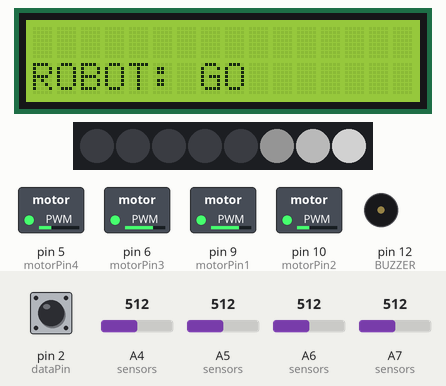
The sketch below on a simulated Arduino Mega 2560, built with avr-gcc and run on an emulated ATmega2560. Parts: 16×2 character LCD, 8 RGB LEDs in strip order, left to right, switched loads named in the sketch (green lamp = pin HIGH), buzzer (waves = sounding). Inputs (shaded band) come from the test bench; at power-on: A4 (sensors) = 512, A5 (sensors) = 512, A6 (sensors) = 512, pin 2 (dataPin) HIGH, A7 (sensors) = 512. Dim RGB values are drawn brighter than linear; random numbers use the default seed unless the sketch sets one; pins used as bus, display or sensor lines are not drawn; what the sketch prints to the serial monitor is not drawn.

Above: at 2.4 s.
2.5 s: A4 (sensors) set to 43
At 3.25 s:
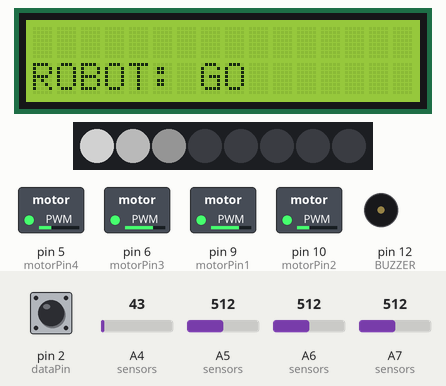
4.6 s: A4 (sensors) set to 37
6.1 s: A5 (sensors) set to 104
9.1 s: A5 (sensors) set to 87
At 9.93 s:
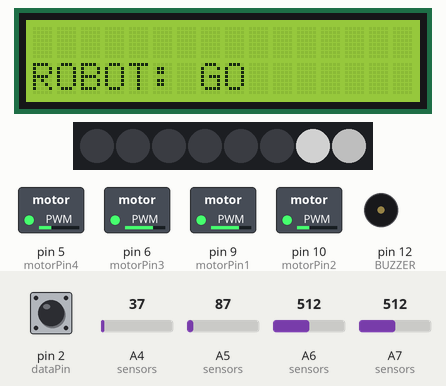
10.9 s: A6 (sensors) set to 111
13.9 s: A6 (sensors) set to 95
At 14.34 s:
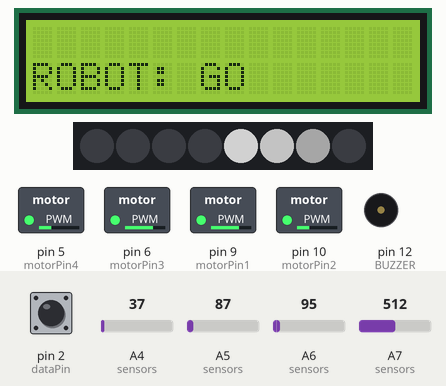
At 21.1 s:
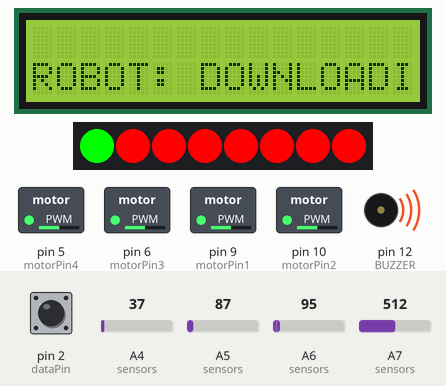
Timing chart, 0 to 23.5 s (numbered marks = the images above; inputs shaded):
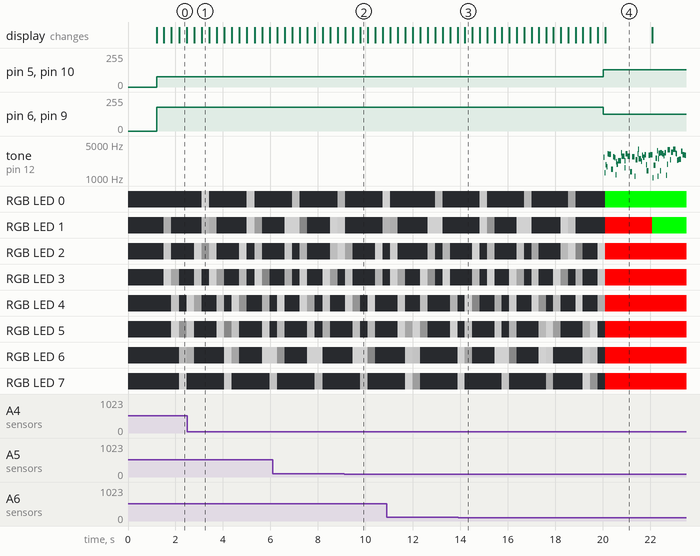

The sketch:

robot_01.ino
```cpp
#include "steer.h"
#include "lcd.h"
#include "lineFollower.h"
//#include "CmdMessenger.h" // CmdMessenger
// estados de control general del robot
#define GO          1 // el robot avanza - usa el lineFollower
#define DOWNLOADING 2
#define WAITING     4
int action = GO;


unsigned long pFrameTime = 0; //
int frameRate = 20;
#include "download.h" // este archivo usa las variables anterios de tiempo... ^^^

volatile int transmit = 0;
unsigned long nextUpdate = 20E3;
unsigned long timeout = 20E3;
unsigned long timeToSwitchState = 20E3;

void interr()
{
  transmit = !transmit; // digitalRead(2);
}

// This will run only one time.
void setup()
{
  Serial.begin(9600);
  lineFollowerSetup();
  steerSetup();
  lcdSetup();
  downloadSetup();
  pinMode(dataPin, INPUT);
  attachInterrupt(0, interr, FALLING);
  silence();
}

void loop()
{
  delay(1); // gano tiempo...
  // ------------------------------------
  // Process incoming serial data, and perform callbacks
  unsigned long currentTime = millis();

  readSensors();
  updateSensors();
	//status = B00001111; //harcodeo el sensor

  if (status == B00001111)
    // encontró un blanco, hasta que no encuentra una linea completa no para)
  pathFinding(); // interrumpe -- usa while!
  if ((currentTime - pFrameTime) >= frameRate)
  {
    pFrameTime = currentTime;
    switch (action)
    {
      case GO:
      {
        lcdPrintCommand("ROBOT: GO");
        playKit();
        robotWalk();

        if (currentTime >= timeToSwitchState)
        {
          drive(0,0);
          run();
          action = DOWNLOADING;
        }

        break;
      }
      case DOWNLOADING:
      {
        lcdPrintCommand("ROBOT: DOWNLOADING");
        playSound();
        if(playDownloading(currentTime)){
          currentTime = millis();
          timeToSwitchState = currentTime + random(timeout); // set up the next timeout period
          action = WAITING;
        };
        break;
      }
      case WAITING:
      {
        lcdPrintCommand("ROBOT: WAITING");
        if (currentTime >= timeToSwitchState)
        {
          currentTime = millis();
          timeToSwitchState = currentTime + timeout + random(timeout); // set up the next timeout period
          action = GO;
        }
        playInout(currentTime);
        break;
      }
    }
  }
}

void pathFinding()
{
  int turn;
  turn = random(1000) < 500? 1:-1;
  while (status != B00000000)
  {
    rotate(turn, med);
    run();
    readSensors();
    updateSensors();
  }
}

void robotWalk()
{
  switch (status)
  {
    // AVANZA
    case B00001001:
      drive(med, 0);
      run();
      break;
    case B00001101:
      drive(med, 0);
      run();
      break;
    case B00001011:
      drive(med, 0);
      run();
      break;
    case B00000000:
      drive(med, 0);
      run();
      break;
      // COMPENSACION A LA IZQUIERDA
      case B00001000:// me estoy saliendo a la derecha.
      motors(-med, med);
      run();
      break;
      case B00001100:// me estoy saliendo a la derecha poquito.
      motors(-med, med);
      run();
      break;
      case B00001110:// me estoy saliendo a la derecha mucho.
      motors(-med, med);
      run();
      break;
      // COMPENSACION A LA DERECHA
      case B00000001:// me estoy saliendo a la izquierda.
      motors(med, -med);
      run();
      break;
      case B00000011:// me estoy saliendo a la izquierda poquito.
      motors(med, -med);
      run();
      break;
      case B00000111:// me estoy saliendo a la izquierda mucho.
      motors(med, -med);
      run();
      break;
      default://
      motors(0, 0);
      run();
      break;
  }
}
```

download.h
```cpp
#include <Adafruit_NeoPixel.h>
#ifdef __AVR__
#include <avr/power.h>
#include "pinDefinition.h"
#endif


Adafruit_NeoPixel pixels = Adafruit_NeoPixel(NUMPIXELS, LEDS_PIN, NEO_GRB + NEO_KHZ800);


void downloadSetup() {
  // put your setup code here, to run once:
  pinMode(BUZZER, OUTPUT);
  noTone(BUZZER);
  digitalWrite(BUZZER, HIGH); // pongo el pin en alto porque el buzzer esta conectado a 5V.
  pixels.begin(); // This initializes the NeoPixel library.
  // Serial.begin(115200);
}


// funciones de los leds

int ledsbuffer[NUMPIXELS];
unsigned long pLedUpdate = 0;        // will store last time LED was updated
unsigned int currentLed = 0;
int delayVal = 120;
int dir = 1;

void playKit() {
  if ((millis() - pLedUpdate) >= delayVal) {
    pLedUpdate = millis();
    currentLed = (currentLed + dir);
    dir = currentLed > 0 & currentLed < (NUMPIXELS - 1) ? dir : dir * -1;  // ida y vuelta
  }

  for (int i = 0; i < NUMPIXELS; i++) {
    if (i == currentLed) {
      ledsbuffer[i] = 120;
    } else {
//      Serial.println(ledsbuffer[i]);
      ledsbuffer[i] = constrain(ledsbuffer[i] - 10, 0, 255);;

    }
    pixels.setPixelColor(i, pixels.Color(ledsbuffer[i], ledsbuffer[i], ledsbuffer[i])); // Moderately bright green color.

  }
  pixels.show(); // This sends the updated pixel color to the hardware.

}

boolean showEmpty()
{
  currentLed = 0;
  dir = 1;

  for (int i = 0; i < NUMPIXELS; i++) {
    ledsbuffer[i] = 0;
    pixels.setPixelColor(i, pixels.Color(255, 0, 0)); // Moderately bright green color.
  }
  pixels.show();
  return true;
}

void reset(){
  currentLed = 0;
  dir = 1;
  for (int i = 0; i < NUMPIXELS; i++) {
    ledsbuffer[i] = 0;
    pixels.setPixelColor(i, pixels.Color(ledsbuffer[i], ledsbuffer[i],ledsbuffer[i])); // Moderately bright green color.
  }
  pixels.show();
}

void silence()
{
  noTone(BUZZER);
  digitalWrite(BUZZER, HIGH); // pongo el pin en alto porque el buzzer esta conectado a 5V.
}

boolean ledsReseted = false;
unsigned long downloadingSpeed = 2E3;

boolean playDownloading(unsigned long currentTime) {
  if(!ledsReseted){
    ledsReseted = showEmpty();
    Serial.println("reseting leds");
  }else{
    for (int i = 0; i < NUMPIXELS; i++) {
      if (i == currentLed) {
        pixels.setPixelColor(i, pixels.Color(0, 255, 0)); // Moderately bright green color.
      }
    }
    pixels.show(); // This sends the updated pixel color to the hardware.

    if ((currentTime - pLedUpdate) >= downloadingSpeed) {
      pLedUpdate = currentTime;
      currentLed ++;
      if(currentLed >= NUMPIXELS){
        action = WAITING;
        ledsReseted = false;
        reset();
        silence();
        // nextUpdate = currentTime + 5E3;
        delay(1000);
        return true;
      }
    }
  }
  return false;
}

int fadevalue = 0;
int fadetime = 20;
int fadedir = 1;

void playInout(unsigned long currentTime)
{
    for (int i = 0; i < NUMPIXELS; i++) {
        pixels.setPixelColor(i, pixels.Color(fadevalue, fadevalue, fadevalue)); // Moderately bright green color.
    }

    pixels.show(); // This sends the updated pixel color to the hardware.

    if ((currentTime - pLedUpdate) >= fadetime) {
      fadevalue = constrain(fadevalue + 16 * fadedir, 0, 255);
      fadedir = fadevalue <= 0 | fadevalue >= 255 ? fadedir * -1 : fadedir;
    }

}


// funciones del sonido.
// SONIDO

unsigned long previousOn = 0;        // will store last time LED was updated
unsigned long onInterval = 1000;
unsigned long previousOff = 0;
unsigned long offInterval = 1000;

void playSound() {
  unsigned long currentMillis = millis();

  if (currentMillis - previousOn >= onInterval) {
    onInterval = random(100);
    previousOn = currentMillis;
    tone(BUZZER, random(1000, 4000));
  }

  if (currentMillis - previousOff >= offInterval) {
    offInterval = 20 + random(1500);
    previousOff = currentMillis;
    tone(BUZZER, random(1000, 4000));
  }

}
```

lineFollower.h
```cpp
#include "Arduino.h"
#include "pinDefinition.h"


int sensors[] = {CNY_L1, CNY_L2, CNY_R2, CNY_R1};
int blackValue[sizeof(sensors)/sizeof(int)];
int sensorsValue[sizeof(sensors)/sizeof(int)];
byte status = 0;
int treshold = 32;

// const unsigned long factor = 8;
float factor = 0.85;
int ease(float current, float prev, float factor)
{
	return (unsigned int) (prev * factor) + (current * (1 - factor));
}

void calibrateSensors(){
	delay(100);
	for(int i = 0; i < sizeof(sensors)/sizeof(int); i++) {
		blackValue[i] = analogRead(sensors[i]);
		delay(10);
	}
}

void lineFollowerSetup()
{
	for(int i = 0; i < sizeof(sensors)/sizeof(int); i++) pinMode(sensors[i], INPUT);
	calibrateSensors();
}


void readSensors()
{
	for(int i = 0; i < sizeof(sensors)/sizeof(int); i++) {
		sensorsValue[i] = ease(analogRead(sensors[i]), sensorsValue[i], factor);
		Serial.print(sensorsValue[i]);
		Serial.print("\t");
	}

	Serial.println();
}

void updateSensors(){
	status = 0;
	// Serial.print('R');
	for(int i = 0; i < sizeof(sensors)/sizeof(int); i++){
		byte value = sensorsValue[i] > (blackValue[i] * 2) ? 1 : 0; // 0 estoy en la linea, 1 me sali
		status |= value << i;
		// Serial.print(value & B00000001);
	}
	// Serial.print('L');
	// Serial.println();


}
```

pinDefinition.h
```cpp
#include "Arduino.h"

#ifndef _PIN_DEFS_
#define _PIN_DEFS_

// PWM en mega del 0 al 13, 44, 45 y 46
// Motor A
const int motorPin1 = 9; // Pin 14 of L293
const int motorPin2 = 10; // Pin 10 of L293
// Motor B
const int motorPin3 = 6; // Pin  7 of L293
const int motorPin4 = 5; // Pin  2 of L293

const int BUZZER 	= 12;
const int LEDS_PIN  = 7;

const int LCD_D4 	= 22; // Violeta
const int LCD_D5 	= 24; // Gris
const int LCD_D6 	= 26; // Blanco
const int LCD_D7 	= 28; // Negro
const int LCD_RS 	= 30; // Verde
const int LCD_EN 	= 32; // Azul


const int dataPin = 2; // the number of the pushbutton pin


#define NUMPIXELS      8


const int SERIAL_1_RX = 19; // mal rotulado en mi placa mega

const int xjoy = A1;
const int yjoy = A0;
// SENSORES SEGUIDOR DE LINEA
// los sensores estan definidos viendo al robot desde arriba
// L1 L2 -- -- R2 R1
const int CNY_R1 = A4;
const int CNY_R2 = A5;
const int CNY_L2 = A6;
const int CNY_L1 = A7;


#endif
```

steer.h
```cpp
#include "Arduino.h"
#include "pinDefinition.h"
int xv = 0;
int yv = 0;
int medx = 0;
int medy = 0;
int maxx = 0;
int maxy = 0;
int m1 = 0;
int m2 = 0;
int m3 = 0;
int m4 = 0;
int rwheel = 0;
int lwheel = 0;

int slow = 250;
int med = 400;
int full = 1000;

void steerSetup()
{
	// Set pins as outputs
	pinMode(motorPin1, OUTPUT);
	pinMode(motorPin2, OUTPUT);
	pinMode(motorPin3, OUTPUT);
	pinMode(motorPin4, OUTPUT);
	pinMode(xjoy, INPUT);
	pinMode(yjoy, INPUT);
	pinMode(A2, INPUT_PULLUP);
	delay(1000); // dice el manual sobre usar analog como input.
	medx = analogRead(xjoy); // el joystick por default está en el medio
	medy = analogRead(yjoy);
	maxx = medx * 2;
	maxy = medy * 2;
}

void motors(int m1, int m2)
{
	lwheel = m1; // (-yv + xv);
	rwheel = m2; // (-yv - xv);
}

// (-Y + X) / 1000.0
// (-Y - X) / 1000.0
void joy()
{
	xv = constrain(map(analogRead(xjoy), 0, maxx, -1000, 1000), -1000, 1000);
	yv = constrain(map(analogRead(yjoy), 0, maxy, 1000, -1000), -1000, 1000);
	motors(-yv + xv, -yv - xv); // diferencial
}

// ----------------------------------------
// control del robot.
// ----------------------------------------
void drive(int fb, int lr)
{
	xv = lr;
	yv = -fb;
	motors(-yv + xv, -yv - xv); // diferencial
}

void rotate(int turn, int speed){
  motors(turn * speed, turn * -speed);
}

void stop(){
	drive(0,0);
}

// ----------------------------------------


void run()
{
	m1 = map(lwheel, -1000, 1000, 0, 255);
	m2 = map(lwheel, -1000, 1000, 255, 0);
	m3 = map(rwheel, -1000, 1000, 0, 255);
	m4 = map(rwheel, -1000, 1000, 255, 0);
	// Serial.print(m1);
	// Serial.print('\t');
	// Serial.print(m2);
	// Serial.print('\t');
	// Serial.print(m3);
	// Serial.print('\t');
	// Serial.print(m4);
	// Serial.print('\n');
	analogWrite(motorPin1, m1);
	analogWrite(motorPin2, m2);
	analogWrite(motorPin3, m3);
	analogWrite(motorPin4, m4);
}

void testSequence2()
{
	drive(1000, 0);
	run();
	delay(2000);
	drive(-1000, 0);
	run();
	delay(2000);
	drive(-500, 500);
	run();
	delay(2000);
	drive(-500, -500);
	run();
	delay(2000);
	drive(0, 0);
	run();
}

void testSequence()
{
	// Motor Control - Motor A: motorPin1,motorpin2 & Motor B: motorpin3,motorpin4
	// This code  will turn Motor A clockwise for 2 sec.
	analogWrite(motorPin1, 180);
	analogWrite(motorPin2, 0);
	analogWrite(motorPin3, 180);
	analogWrite(motorPin4, 0);
	delay(5000);
	// This code will turn Motor A counter-clockwise for 2 sec.
	analogWrite(motorPin1, 0);
	analogWrite(motorPin2, 180);
	analogWrite(motorPin3, 0);
	analogWrite(motorPin4, 180);
	delay(5000);
	// This code will turn Motor B clockwise for 2 sec.
	analogWrite(motorPin1, 0);
	analogWrite(motorPin2, 180);
	analogWrite(motorPin3, 180);
	analogWrite(motorPin4, 0);
	delay(1000);
	// This code will turn Motor B counter-clockwise for 2 sec.
	analogWrite(motorPin1, 180);
	analogWrite(motorPin2, 0);
	analogWrite(motorPin3, 0);
	analogWrite(motorPin4, 180);
	delay(1000);
	// And this code will stop motors
	analogWrite(motorPin1, 0);
	analogWrite(motorPin2, 0);
	analogWrite(motorPin3, 0);
	analogWrite(motorPin4, 0);
}
```

lcd.h
```cpp
// include the library code:
#include <LiquidCrystal.h>
#include <Arduino.h>

// initialize the library with the numbers of the interface pins
//LiquidCrystal(rs, rw, d4, d5, d6, d7)

LiquidCrystal lcd(LCD_RS, LCD_EN, LCD_D4, LCD_D5, LCD_D6, LCD_D7);


void lcdSetup() {
  // set up the LCD's number of columns and rows:
  pinMode(LCD_RS, OUTPUT);
  pinMode(LCD_EN, OUTPUT);
  pinMode(LCD_D4, OUTPUT);
  pinMode(LCD_D5, OUTPUT);
  pinMode(LCD_D6, OUTPUT);
  pinMode(LCD_D7, OUTPUT);
  lcd.begin(16, 2);
}

void lcdPrintInstruction(byte instruction){
  lcd.setCursor(1, 0);
  if(instruction == 0) lcd.print("STOP");
  if(instruction == 1) lcd.print("GO");
  if(instruction == 2) lcd.print("TURN LEFT");
  if(instruction == 4) lcd.print("TURN RIGHT");
}

void lcdPrintCommand(String cmd){
  lcd.clear();
  lcd.setCursor(0, 1);
  lcd.print(cmd);
}

void lcdPrintStatus(byte status) {

  lcd.setCursor(0, 0);

  if(status == B00000000) lcd.print("----");

  if(status == B00000001) lcd.print("---x");
  if(status == B00000010) lcd.print("--x-");
  if(status == B00000011) lcd.print("--xx");
  if(status == B00000100) lcd.print("-x--");

  if(status == B00000101) lcd.print("-x-x");
  if(status == B00000110) lcd.print("-xx-");
  if(status == B00000111) lcd.print("-xxx");
  if(status == B00001000) lcd.print("x---");

  if(status == B00001001) lcd.print("x--x");
  if(status == B00001010) lcd.print("x-x-");
  if(status == B00001011) lcd.print("x-xx");
  if(status == B00001100) lcd.print("xx--");

  if(status == B00001101) lcd.print("xx-x");
  if(status == B00001110) lcd.print("xxx-");
  if(status == B00001111) lcd.print("xxxx");


  // char * b;

  // for(int i =0 ; i < 8 ; i++)
  // {
  //     b[i] = 48 + (status & (B10000000 >> i));
  // }

}
```

Measured:
- by itself, tone on pin 12 (BUZZER): plays 2658 Hz for 0.03 s, 1272 Hz for 0.05 s, 1878 Hz for 0.05 s, 1709 Hz for 0.05 s, 3165 Hz for 0.05 s, 3042 Hz for 0.09 s … (60 notes in this stretch)
